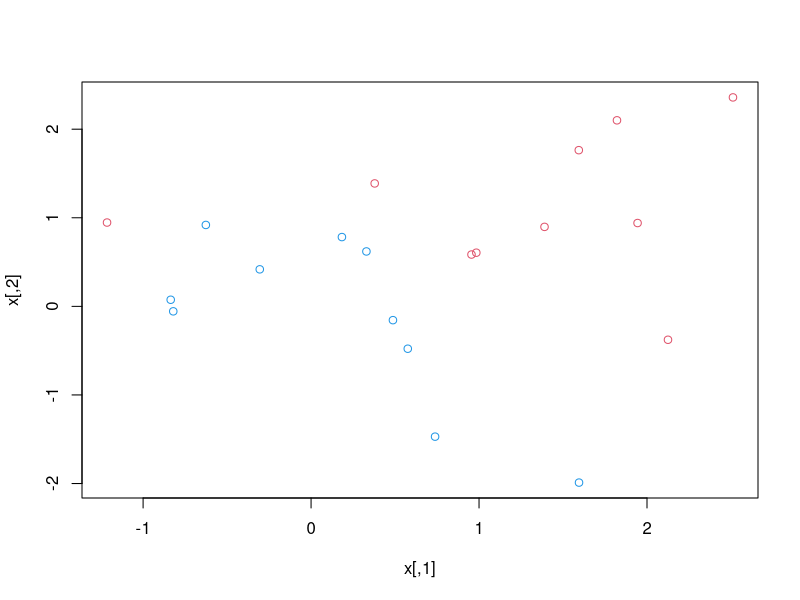
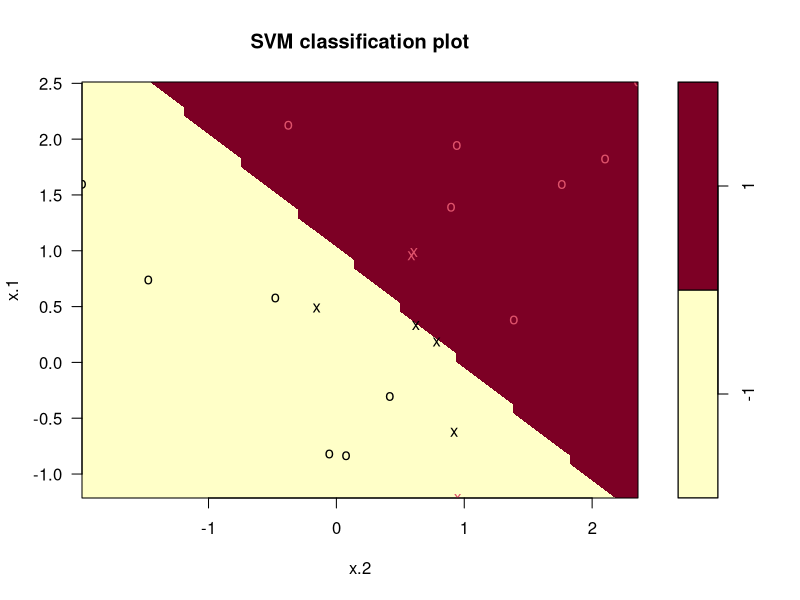
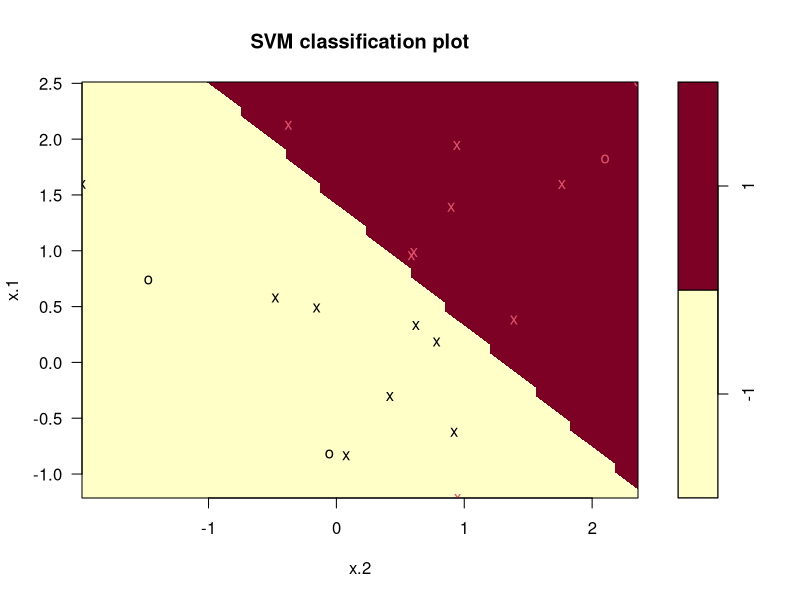
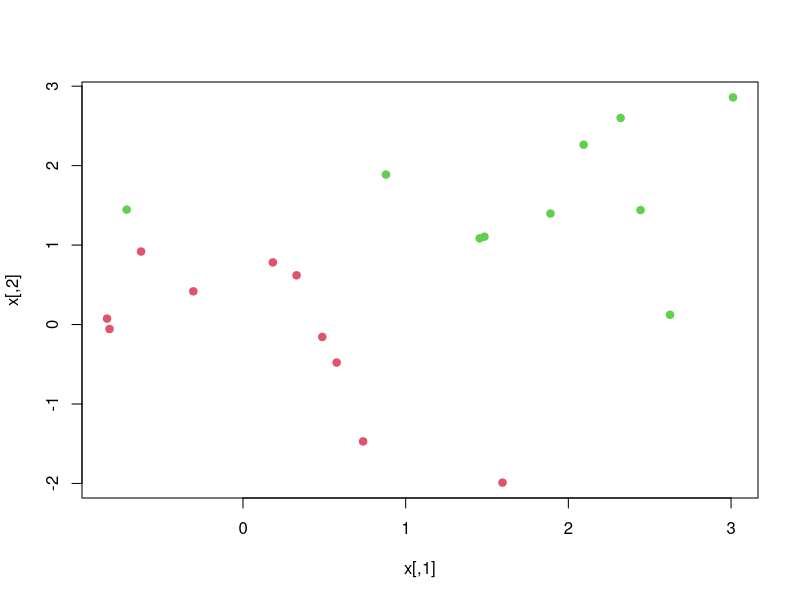
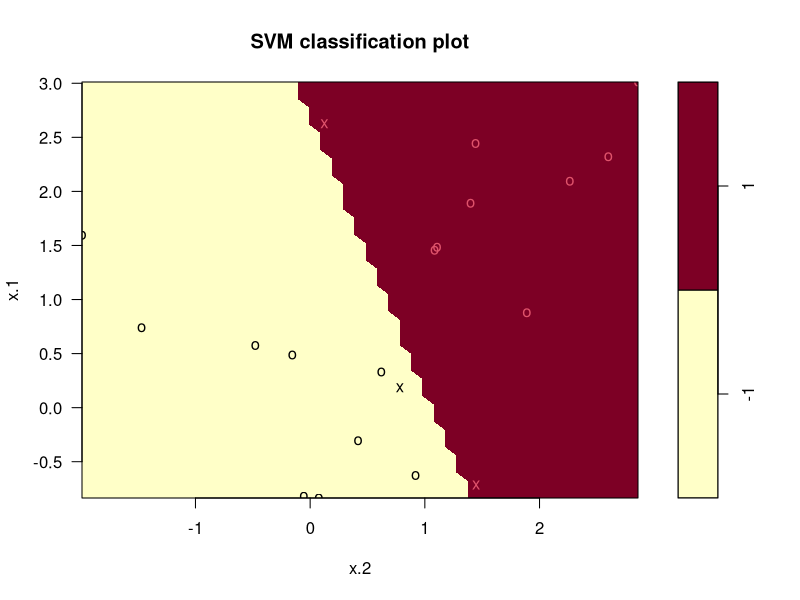
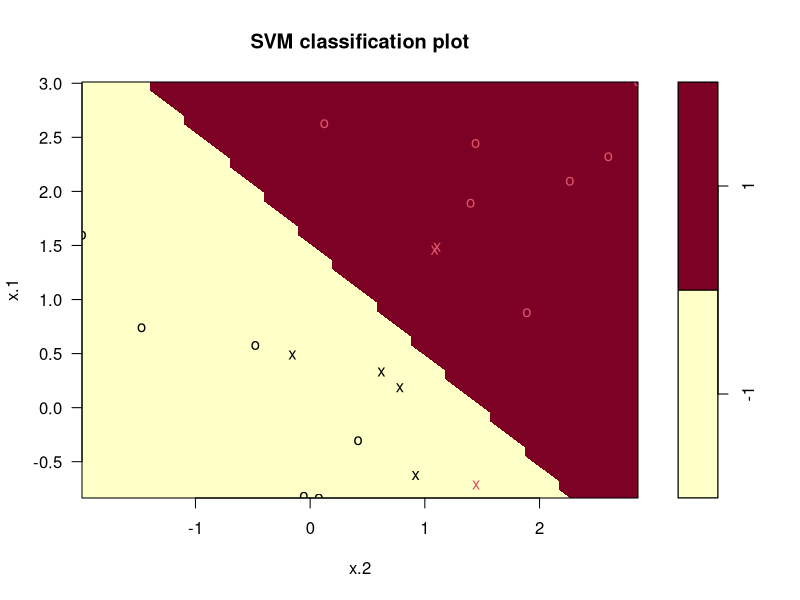
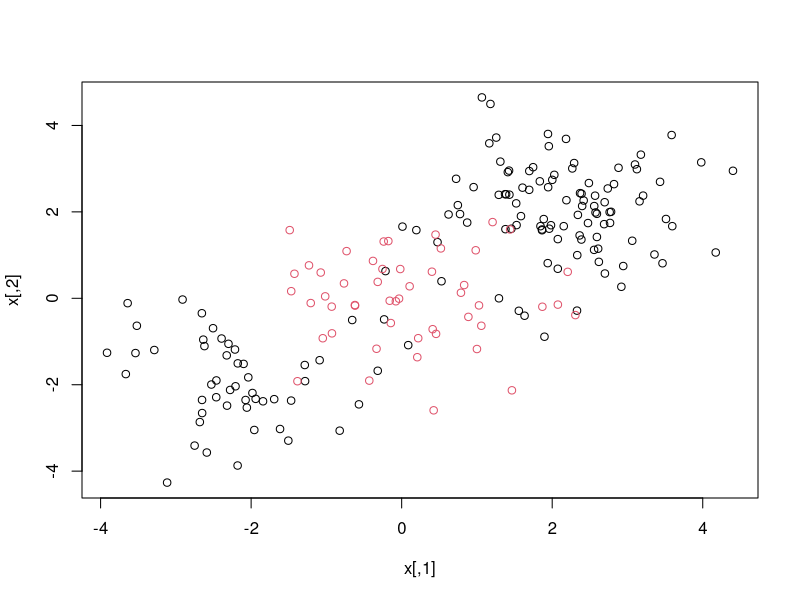
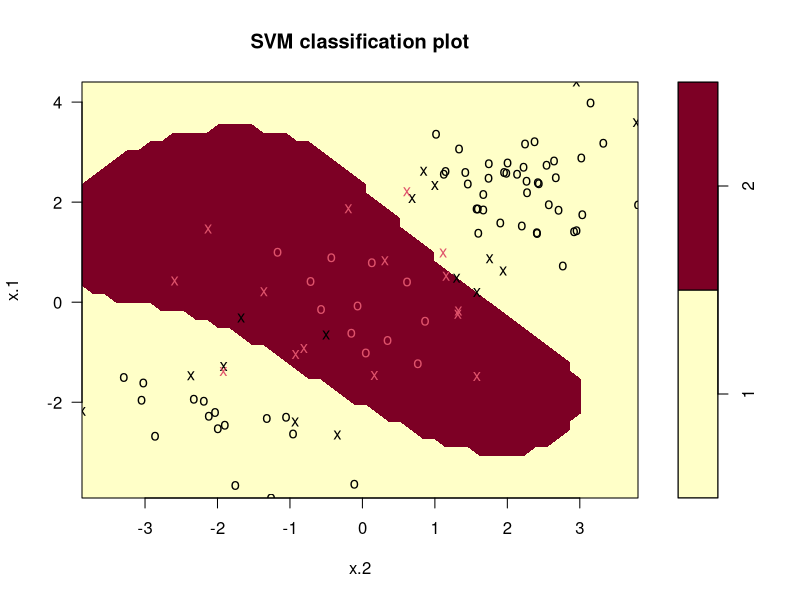

The R source for these figures, in order:
# Chapter 9 Lab: Support Vector Machines

# Support Vector Classifier

set.seed(1)
x=matrix(rnorm(20*2), ncol=2)
y=c(rep(-1,10), rep(1,10))
x[y==1,]=x[y==1,] + 1
plot(x, col=(3-y))
dat=data.frame(x=x, y=as.factor(y))
library(e1071)
svmfit=svm(y~., data=dat, kernel="linear", cost=10,scale=FALSE)
plot(svmfit, dat)
svmfit$index
summary(svmfit)
svmfit=svm(y~., data=dat, kernel="linear", cost=0.1,scale=FALSE)
plot(svmfit, dat)
svmfit$index
set.seed(1)
tune.out=tune(svm,y~.,data=dat,kernel="linear",ranges=list(cost=c(0.001, 0.01, 0.1, 1,5,10,100)))
summary(tune.out)
bestmod=tune.out$best.model
summary(bestmod)
xtest=matrix(rnorm(20*2), ncol=2)
ytest=sample(c(-1,1), 20, rep=TRUE)
xtest[ytest==1,]=xtest[ytest==1,] + 1
testdat=data.frame(x=xtest, y=as.factor(ytest))
ypred=predict(bestmod,testdat)
table(predict=ypred, truth=testdat$y)
svmfit=svm(y~., data=dat, kernel="linear", cost=.01,scale=FALSE)
ypred=predict(svmfit,testdat)
table(predict=ypred, truth=testdat$y)
x[y==1,]=x[y==1,]+0.5
plot(x, col=(y+5)/2, pch=19)
dat=data.frame(x=x,y=as.factor(y))
svmfit=svm(y~., data=dat, kernel="linear", cost=1e5)
summary(svmfit)
plot(svmfit, dat)
svmfit=svm(y~., data=dat, kernel="linear", cost=1)
summary(svmfit)
plot(svmfit,dat)

# Support Vector Machine

set.seed(1)
x=matrix(rnorm(200*2), ncol=2)
x[1:100,]=x[1:100,]+2
x[101:150,]=x[101:150,]-2
y=c(rep(1,150),rep(2,50))
dat=data.frame(x=x,y=as.factor(y))
plot(x, col=y)
train=sample(200,100)
svmfit=svm(y~., data=dat[train,], kernel="radial",  gamma=1, cost=1)
plot(svmfit, dat[train,])
summary(svmfit)
svmfit=svm(y~., data=dat[train,], kernel="radial",gamma=1,cost=1e5)
plot(svmfit,dat[train,])
set.seed(1)
tune.out=tune(svm, y~., data=dat[train,], kernel="radial", ranges=list(cost=c(0.1,1,10,100,1000),gamma=c(0.5,1,2,3,4)))
summary(tune.out)
table(true=dat[-train,"y"], pred=predict(tune.out$best.model,newdata=dat[-train,]))

svmfit=svm(y~., data=dat[train,], kernel="radial",gamma=2,cost=1)
plot(svmfit,dat[train,])

##################
# SVM with Multiple Classes

set.seed(1)
x=rbind(x, matrix(rnorm(50*2), ncol=2))
y=c(y, rep(0,50))
x[y==0,2]=x[y==0,2]+2
dat=data.frame(x=x, y=as.factor(y))
par(mfrow=c(1,1))
plot(x,col=(y+1))
svmfit=svm(y~., data=dat, kernel="radial", cost=10, gamma=1)
plot(svmfit, dat)

###############
## Regression mode on two dimensions
# create data
x <- seq(0.1, 5, by = 0.05)
y <- log(x) + rnorm(x, sd = 0.2)
# estimate model and predict input values
m   <- svm(x, y)
new <- predict(m, x)
# visualize
plot(x, y)
points(x, log(x), col = 2)
points(x, new, col = 4)

############
## Dealing with Categorical Data

x1<-rnorm(500)
x2<-rnorm(500)

#Categorical Predictor 1, with 5 levels
x3<-as.factor(rep(c(1,2,3,4,5),c(50,150,130,70,100)))

#Catgegorical Predictor 2, with 3 levels
x4<-as.factor(rep(c("R","B","G"),c(100,200,200)))

#Response
y<-rep(c(-1,1),c(275,225))
class<-as.factor(y)
svmdata<-cbind(class,x1,x2,x3,x4)

mod1<-svm(class~.,data=svmdata,type="C-classification")

ypred=predict(mod1,svmdata)
table(predict=ypred, truth=class)

